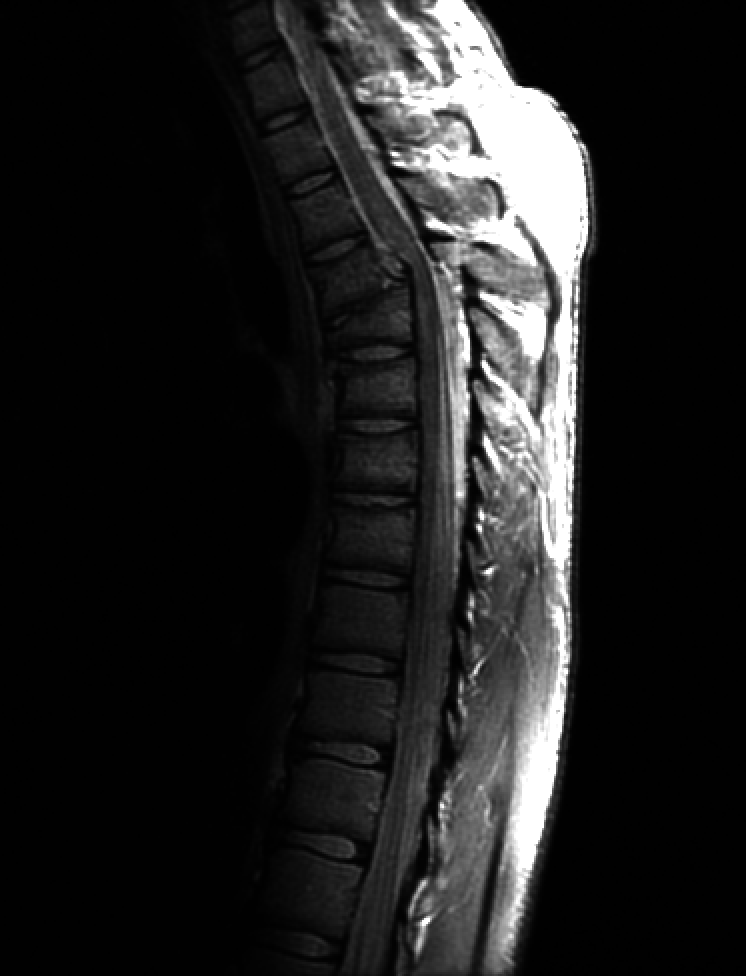
#> input picture 2/Fractured_Spine.tif, 746 x 976 px, found by its file name
$ python '(b_PowerLaw_and_InverseLog_Transform.py'
#> lines starting #> are read from the running program, lines starting #| are printed output that depends on the picture
import cv2
import matplotlib.pyplot as plt
import numpy as np


def plotImage(image, imgTitle, id):
    plt.subplot(2, 2, id)
    plt.imshow(image, cmap = "gray")
    plt.title(imgTitle)


def differnceImage(image1, image2):

    height, width = image1.shape
    diffImage = image1.copy()

    for row in range(height):
        for col in range(width):
            diffImage[row][col] = abs(int(image1[row][col]) - int(image2[row][col]))

    return diffImage


def powerLawTransform(image, gamma):

    height, width = image.shape
    transformedImage = image.copy()

    c = 1

    for row in range(height):
        for col in range(width):
            pixel = image[row, col] / 255
            transformedPixel = c * (pixel**gamma)
            transformedImage[row, col] = int(transformedPixel * 255)

    return transformedImage


def LogarithmicTransform(image):

    height, width = image.shape
    transformedImage = image.copy()

    c = 1

    for row in range(height):
        for col in range(width):
            pixel = image[row, col] / 255
            transformedPixel = c * np.log(1 + pixel)
            transformedImage[row, col] = int(transformedPixel * 255)

    return transformedImage


def inverseLogarithmicTransform(image):

    height, width = image.shape
    transformedImage = image.copy()

    c = 1

    for row in range(height):
        for col in range(width):
            pixel = image[row, col] / 255
            transformedPixel = c * (10 ** (pixel - 1))
            transformedImage[row, col] = int(transformedPixel * 255)

    return transformedImage


def Main():

    image = cv2.imread("./Task-02/Fractured_Spine.tif")
#> image is the input picture: shape (976, 746, 3); min 0, max 255, mean 32.6
    image = cv2.cvtColor(image, cv2.COLOR_BGR2GRAY)
#> image: shape (976, 746)
    image = cv2.resize(image, (512, 512))
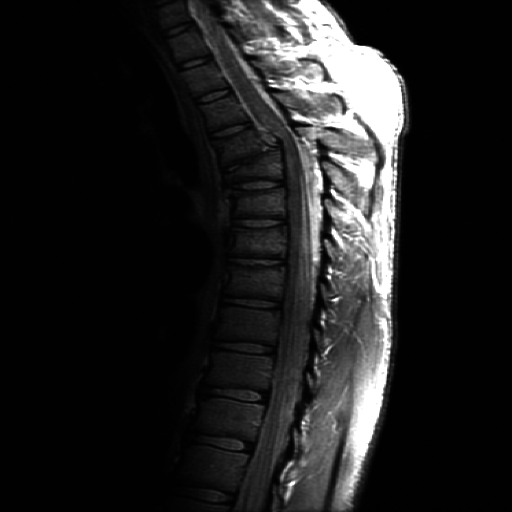
#> image: shape (512, 512); min 0, max 255, mean 32.6

    plotImage(image, "Original Image", 1)

    gamma = 0.7
    powerLawImage = powerLawTransform(image, gamma)
#> after the loop in powerLawTransform, `for row in range(height):`:
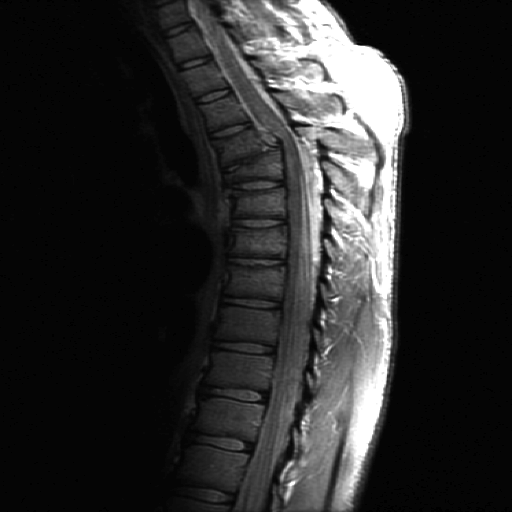
#> transformedImage: shape (512, 512); min 0, max 255, mean 43.4
    plotImage(powerLawImage, f"Power Law Image (gamma = {gamma})", 2)

    inverseLogImage = inverseLogarithmicTransform(image)
#> after the loop in inverseLogarithmicTransform, `for row in range(height):`:
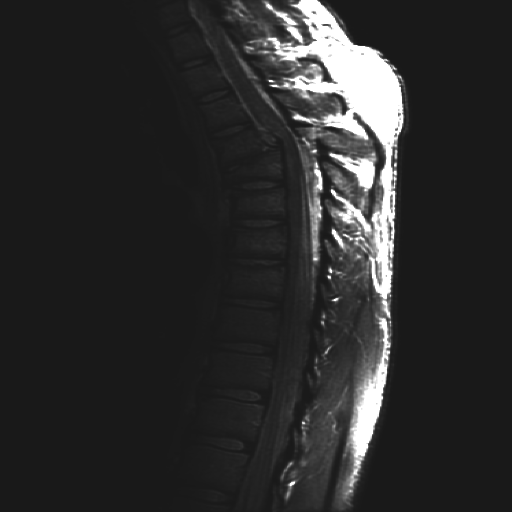
#> transformedImage: shape (512, 512); min 25, max 255, mean 44.2
    plotImage(inverseLogImage, "Inverse Log Transform Image", 3)

    # logImage = LogarithmicTransform(image)
    # plotImage(logImage,2,2,3,"Log Transform Image")

    diffImage = differnceImage(powerLawImage, inverseLogImage)
#> after the loop in differnceImage, `for row in range(height):`:
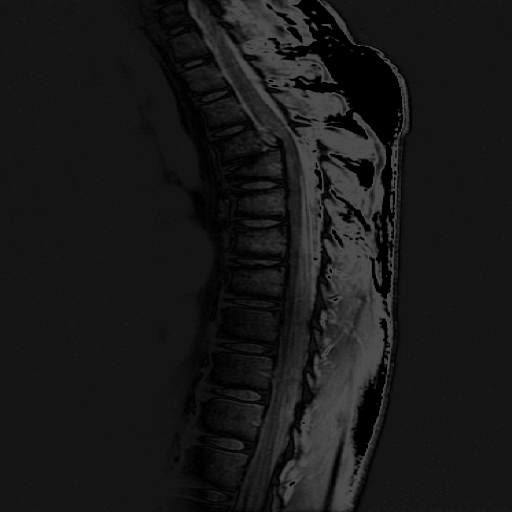
#> diffImage: shape (512, 512); min 0, max 78, mean 24.2
    plotImage(diffImage, "Difference Image", 4)

    plt.tight_layout()
    plt.show()


Main()
